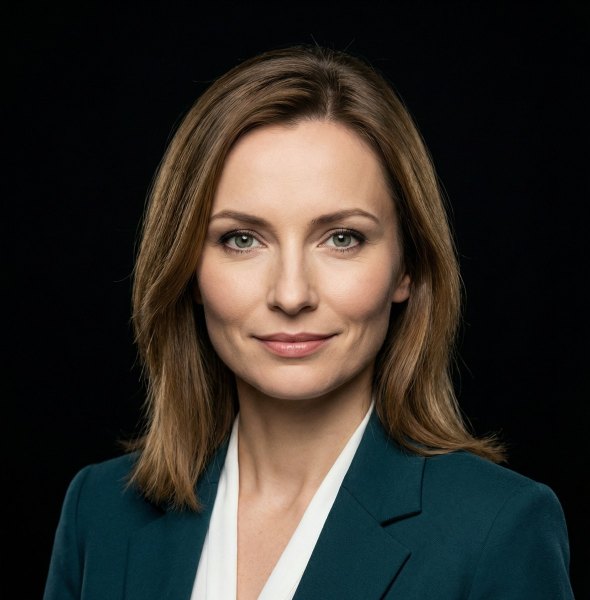
#> input picture ai-every-time/scripts/course-intros/photos/agnieszka-kowalska.jpg, 1179 x 1200 px (shown at 1/2 size)
$ python -i media.py   (imports and definitions only)
#> lines starting #> are read from the running program, lines starting #| are printed output that depends on the picture
"""Measure the training graphics: size, shape, motion and the colours they use."""

from __future__ import annotations

import json
import shutil
import subprocess
from collections import Counter
from pathlib import Path


def _hex(rgb) -> str:
    return "#{:02x}{:02x}{:02x}".format(*rgb[:3])


def _palette(image, colors: int = 8) -> list[dict]:
    from PIL import Image

    small = image.convert("RGB")
    small.thumbnail((220, 220), Image.Resampling.LANCZOS)
    quantized = small.quantize(colors=colors, method=Image.Quantize.MEDIANCUT)
    raw = quantized.getpalette()[: colors * 3]
    counts = sorted(quantized.getcolors(), reverse=True)
    total = sum(count for count, _ in counts) or 1
    swatches = []
    for count, index in counts:
        rgb = tuple(raw[index * 3: index * 3 + 3])
        swatches.append({"hex": _hex(rgb), "share": round(count / total, 3)})
    return swatches


def _luminance(image) -> float:
    gray = image.convert("L")
    gray.thumbnail((200, 200))
    pixels = list(gray.getdata())
    return round(sum(pixels) / (255 * len(pixels)), 3) if pixels else 0.5


def analyze_media(path: Path) -> dict:
    path = Path(path)
    info: dict = {"file": path.name, "kind": "", "width": 0, "height": 0}
    ext = path.suffix.lower()
    if ext in {".mp4", ".mov", ".webm", ".m4v"}:
        info["kind"] = "video"
        info.update(_probe_video(path))
        return info
    from PIL import Image

    with Image.open(path) as image:
#> image is the input picture: PIL image 1179x1200 RGB; mean R, G, B 51.8, 47.4, 41.9
        info["width"], info["height"] = image.size
        frames = getattr(image, "n_frames", 1)
#> frames = 1
        info["kind"] = "gif" if frames > 1 else "image"
        info["frames"] = frames
        if frames > 1:
            total = 0
            for index in range(frames):
                image.seek(index)
                total += image.info.get("duration", 100) or 100
            info["duration_s"] = round(total / 1000, 2)
            info["fps"] = round(frames / max(total / 1000, 0.001), 1)
            image.seek(frames - 1)  # the finished frame shows the full design
        rgb = image.convert("RGB")
        info["palette"] = _palette(rgb)
#> in _palette, `small.thumbnail((220, 220), Image.Resampling.LANCZOS)`:
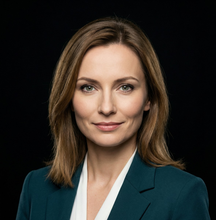
#> small: PIL image 216x220 RGB; mean R, G, B 51.9, 47.5, 42.1
#> in _palette, `quantized = small.quantize(colors=colors, method=Image.Quantize.MEDIAN..`:
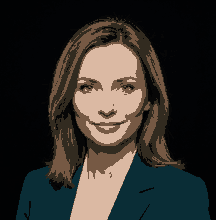
#> quantized: PIL image 216x220 P; mean R, G, B 49.3, 46.4, 42.1
#> in _palette, `raw = quantized.getpalette()[: colors * 3]`: raw = [219, 185, 163, 118, 89, 68, 50, 43, 32, 10, 45, 54, 7, 7, 7, 2, 3, 5, 2, 2, 3, 1, 2, 3]
#> in _palette, `counts = sorted(quantized.getcolors(), reverse=True)`: counts = [(11161, 5), (8017, 7), (6825, 3), (6178, 0), (5388, 2), (5109, 1), (2535, 6), (2307, 4)]
#> in _palette, `total = sum(count for count, _ in counts) or 1`: total = 47520
#> the loop in _palette, `for count, index in counts:` made 8 passes
#> (count, index, rgb) on passes 1 to 8: (11161, 5, (2, 3, 5)), (8017, 7, (1, 2, 3)), (6825, 3, (10, 45, 54)), (6178, 0, (219, 185, 163)), (5388, 2, (50, 43, 32)), (5109, 1, (118, 89, 68)), (2535, 6, (2, 2, 3)), (2307, 4, (7, 7, 7))
#> after the loop in _palette, `for count, index in counts:`: swatches = 8 items
        info["luminance"] = _luminance(rgb)
#> in _luminance, `gray = image.convert("L")`:
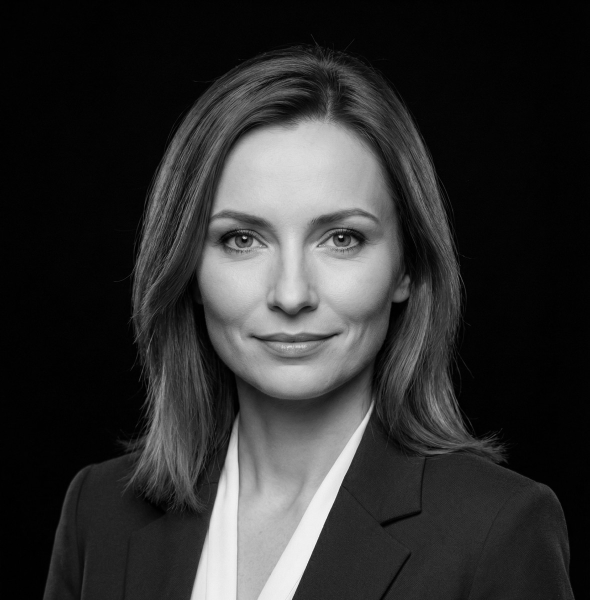
#> gray: PIL image 1179x1200 L (shown at 1/2 size); min 0, max 252, mean 48.1
#> in _luminance, `gray.thumbnail((200, 200))`:
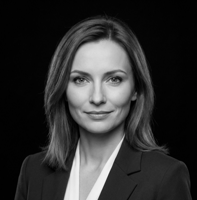
#> gray: PIL image 197x200 L; min 0, max 246, mean 48
#> in _luminance, `pixels = list(gray.getdata())`: pixels = 39400 items
        info["dark"] = info["luminance"] < 0.42
    info["aspect"] = round(info["width"] / info["height"], 3) if info["height"] else 0
    return info


# [88 lines left out: functions _probe_video, shape_name, is_accent, learned_palette, summarize_media, not called in this run]

>>> result = analyze_media('../../ai-every-time/scripts/course-intros/photos/agnieszka-kowalska.jpg')
#> result = 9 items

$ run again, on ai-every-time/scripts/course-intros/photos/donte-jacksonee.jpg
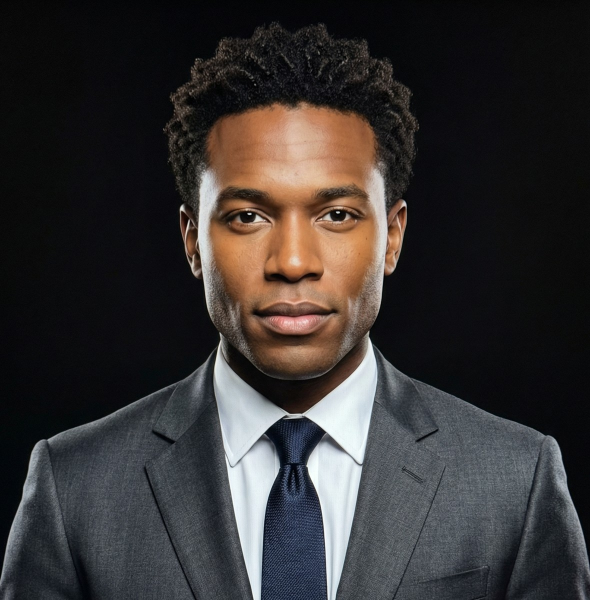
#> input picture ai-every-time/scripts/course-intros/photos/donte-jacksonee.jpg, 1180 x 1200 px (shown at 1/2 size)
#> in analyze_media, image is the input picture: PIL image 1180x1200 RGB; mean R, G, B 53.9, 50.5, 50.1
#> frames = 1
#> in _palette, `quantized = small.quantize(colors=colors, method=Image.Quantize.MEDIAN..`:
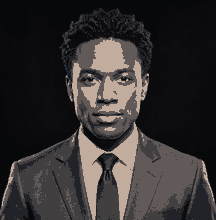
#> quantized: PIL image 216x220 P; mean R, G, B 51.4, 48.1, 48.2
#> raw = [193, 172, 157, 97, 90, 88, 65, 63, 64, 33, 35, 40, 13, 12, 15, 11, 11, 14, 10, 10, 12, 7, 8, 10]
#> counts = [(7292, 6), (6936, 1), (6464, 2), (6441, 7), (5687, 4), (5327, 5), (4942, 0), (4431, 3)]
#> total = 47520
#> the loop in _palette, `for count, index in counts:` made 8 passes
#> (count, index, rgb) on passes 1 to 8: (7292, 6, (10, 10, 12)), (6936, 1, (97, 90, 88)), (6464, 2, (65, 63, 64)), (6441, 7, (7, 8, 10)), (5687, 4, (13, 12, 15)), (5327, 5, (11, 11, 14)), (4942, 0, (193, 172, 157)), (4431, 3, (33, 35, 40))
#> after the loop in _palette, `for count, index in counts:`: swatches = 8 items
#> in _luminance, `gray.thumbnail((200, 200))`:
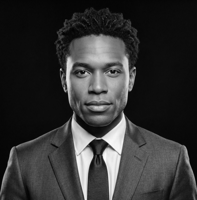
#> gray: PIL image 197x200 L; min 0, max 255, mean 51.4
#> pixels = 39400 items
#> result = 9 items
